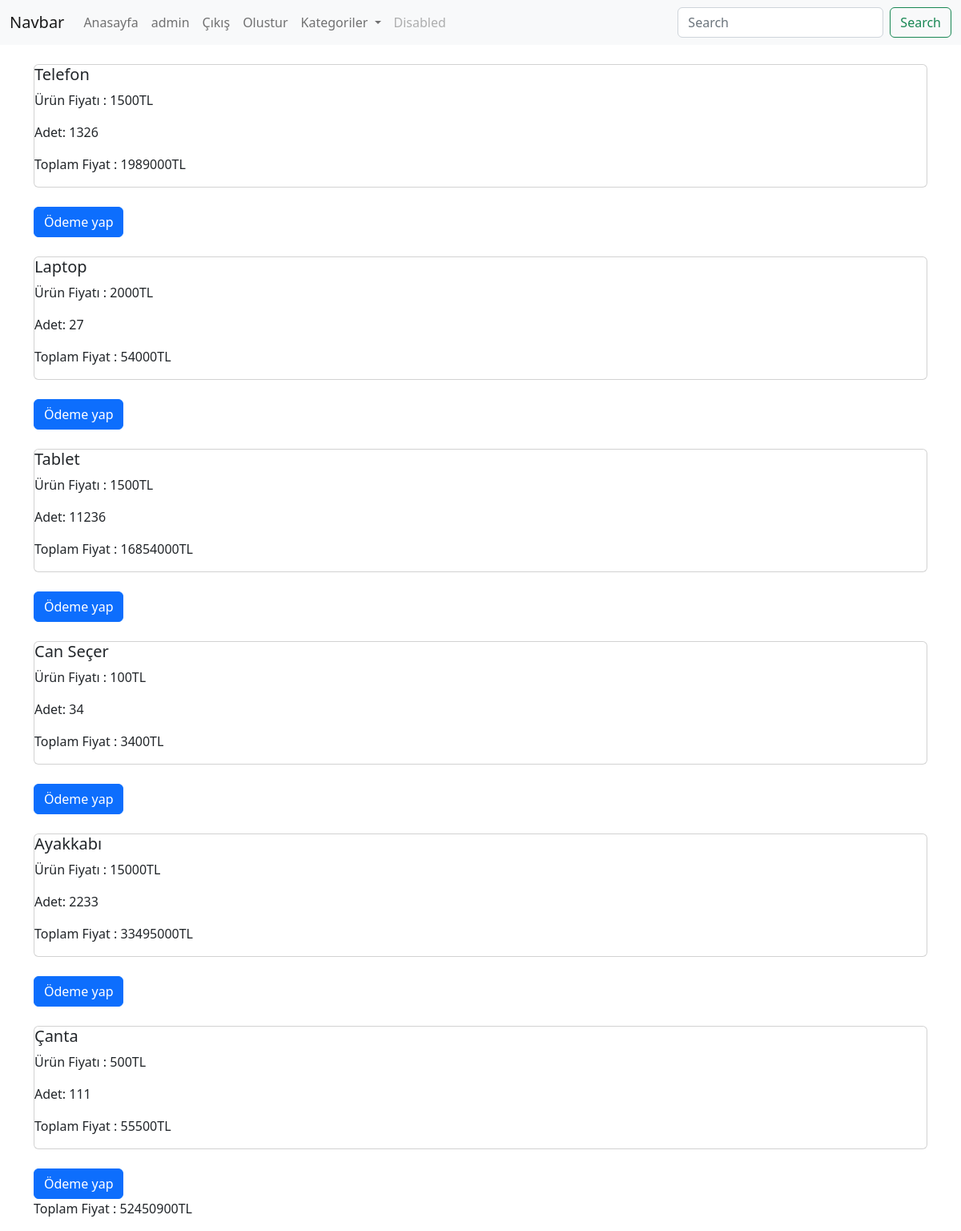
The app's page /sepet/ (signed in) with its own data.
### urunler/models.py (models this page shows, shortened)
class Sepet(models.Model):
    user = models.ForeignKey(User, on_delete=models.CASCADE)
    urun = models.ForeignKey(Urun, on_delete=models.CASCADE)
    adet = models.IntegerField()
    fiyat = models.IntegerField()

class Urun(models.Model):
    kategori = models.ForeignKey(Kategori, on_delete=models.CASCADE, null=True) # CASCADE = kategori silindiğinde ona bağlı olan ürünleri de siler. SET_NULL = .. boşa çıkarır
    sub_category = models.ManyToManyField(AltKategori)
    tek = models.OneToOneField(TekKategori, on_delete=models.CASCADE, null=True, blank=True)
    isim = models.CharField(max_length=50)
    aciklama = RichTextField(max_length=500, null=True)
    fiyat = models.IntegerField()
    resim = models.FileField(upload_to = 'urunler/', null=True, blank=True)

### urunler/views.py (the view, shortened to what this page needs)
# urls.py: path('sepet/', sepet, name='sepet'),
def sepet(request):
    urun = Sepet.objects.filter(user = request.user)
    toplam = 0
    for i in urun:
        toplam += i.fiyat
    context = {
        'urun':urun,
        'toplam':toplam
    }
    return render(request, 'sepet.html', context)

### urunler/templates/sepet.html (shortened to what this page needs)
{% extends "index.html" %}
{% load static %}
{% block content %}
    <div class="container">
        <div class="row">
            {% for urun in urun %}
            <div class="col-12 my-4">
                <div class="card">
                    <div class="row">
                        <div class="col-8">
                            <h5>{{urun.urun.isim}}</h5>
                            <p>Ürün Fiyatı : {{urun.urun.fiyat}}TL</p>
                            <p>Adet: {{urun.adet}}</p>
                            <p>Toplam Fiyat : {{urun.fiyat}}TL</p>
                        </div>
                    </div>
                </div>
            </div>
            <form action="" method="POST">
                <input type="submit" value="Ödeme yap" class="btn btn-primary">
            </form>
            {% endfor %}
            <p>Toplam Fiyat : {{toplam}}TL</p>
        </div>
    </div>
{% endblock content %}

### urunler/templates/includes/navbar.html (shortened to what this page needs)
<nav class="navbar navbar-expand-lg bg-light">
    <div class="container-fluid">
      <a class="navbar-brand" href="/">Navbar</a>
      <div class="collapse navbar-collapse" id="navbarSupportedContent">
        <ul class="navbar-nav me-auto mb-2 mb-lg-0">
          <li class="nav-item">
            <a
            {% if request.path == '/' %}
                class="nav-link active"
            {% else %}
                class="nav-link"
            {% endif %}
             aria-current="page" href="/">Anasayfa</a>
          </li>
          {% if user.is_authenticated %}
              <li class="nav-item">
                <a class="nav-link" href="">{{request.user}}</a>
              </li>
              <li class="nav-item">
                <a class="nav-link" href="{% url 'logout' %}">Çıkış</a>
              </li>
              <li class="nav-item">
                <a class="nav-link" href="{% url 'olustur' %}">Olustur</a>
              </li>
          {% endif %}
          <li class="nav-item dropdown">
            <a class="nav-link dropdown-toggle" href="#" role="button" data-bs-toggle="dropdown" aria-expanded="false">
              Kategoriler
            </a>
          </li>
          <li class="nav-item">
            <a class="nav-link disabled">Disabled</a>
          </li>
        </ul>
        <form class="d-flex" action="{% url 'index' %}" method="GET" role="search">
          <input name="search" value="{{search}}" class="form-control me-2" type="search" placeholder="Search" aria-label="Search">
          <button class="btn btn-outline-success" type="submit">Search</button>
        </form>
      </div>
    </div>
  </nav>

### records on screen
Sepet: urun.isim "Telefon", urun.fiyat "1500", adet "1326", fiyat "1989000"
Sepet: urun.isim "Laptop", urun.fiyat "2000", adet "27", fiyat "54000"
Sepet: urun.isim "Tablet", urun.fiyat "1500", adet "11236", fiyat "16854000"
Sepet: urun.isim "Can Seçer", urun.fiyat "100", adet "34", fiyat "3400"
Sepet: urun.isim "Ayakkabı", urun.fiyat "15000", adet "2233", fiyat "33495000"
Sepet: urun.isim "Çanta", urun.fiyat "500", adet "111", fiyat "55500"

### other values on screen
{{ request.user }} "admin"
{{ toplam }} "52450900"
